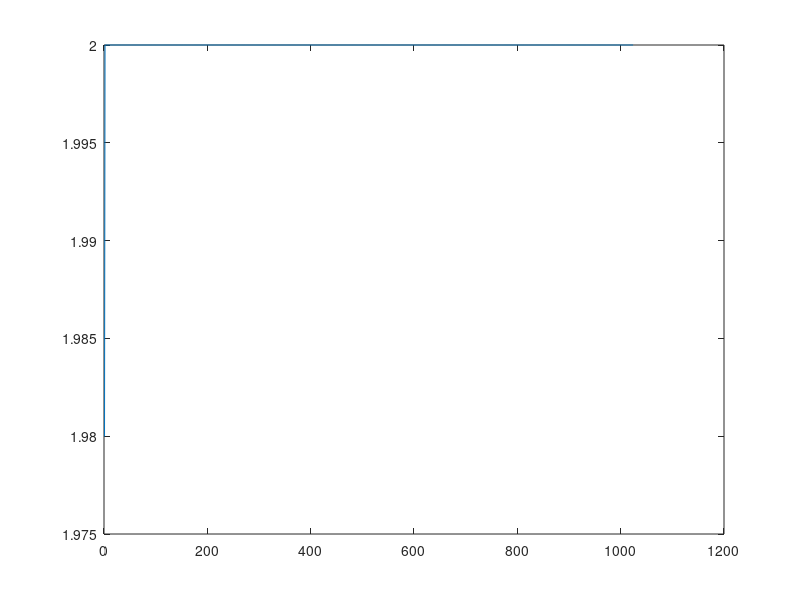

MATLAB code for this plot:
% comb filter

x = [1; zeros(1023,1)];

M = 6;
g = 0.8;
y = filter([1 zeros(1,M-1) g],1,x)

plot(abs(fft(y)))


% phase
%plot(angle(fft(y)))

% use freqz, just requires the coefficients
% returns magnitude and phase

p = freqz([1 zeros(1,M-1) 1],1,x)

plot(abs(p))

